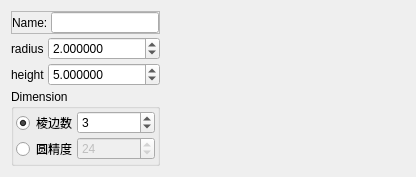
        <widget class="QWidget" name="tab_cylinder">
         <attribute name="title">
          <string>cylinder</string>
         </attribute>
         <layout class="QFormLayout" name="formLayout_15">
          <item row="0" column="0">
           <layout class="QFormLayout" name="formLayout_4">
            <property name="horizontalSpacing">
             <number>3</number>
            </property>
            <property name="verticalSpacing">
             <number>3</number>
            </property>
            <item row="1" column="0">
             <widget class="QLabel" name="label_7">
              <property name="text">
               <string>radius</string>
              </property>
             </widget>
            </item>
            <item row="1" column="1">
             <widget class="QDoubleSpinBox" name="cylinderRadiusDoubleSpinBox">
              <property name="decimals">
               <number>6</number>
              </property>
              <property name="minimum">
               <double>0.000001000000000</double>
              </property>
              <property name="maximum">
               <double>100000000.000000000000000</double>
              </property>
              <property name="value">
               <double>2.000000000000000</double>
              </property>
             </widget>
            </item>
            <item row="2" column="0">
             <widget class="QLabel" name="label_8">
              <property name="text">
               <string>height</string>
              </property>
             </widget>
            </item>
            <item row="2" column="1">
             <widget class="QDoubleSpinBox" name="cylinderHeightDoubleSpinBox">
              <property name="decimals">
               <number>6</number>
              </property>
              <property name="minimum">
               <double>0.000001000000000</double>
              </property>
              <property name="maximum">
               <double>100000000.000000000000000</double>
              </property>
              <property name="value">
               <double>5.000000000000000</double>
              </property>
             </widget>
            </item>
            <item row="3" column="0" colspan="2">
             <widget class="QGroupBox" name="cylinderGroupBox">
              <property name="sizePolicy">
               <sizepolicy hsizetype="Preferred" vsizetype="Preferred">
                <horstretch>0</horstretch>
                <verstretch>0</verstretch>
               </sizepolicy>
              </property>
              <property name="title">
               <string>Dimension</string>
              </property>
              <property name="flat">
               <bool>false</bool>
              </property>
              <layout class="QFormLayout" name="formLayout_6">
               <property name="horizontalSpacing">
                <number>0</number>
               </property>
               <property name="verticalSpacing">
                <number>2</number>
               </property>
               <property name="leftMargin">
                <number>2</number>
               </property>
               <property name="topMargin">
                <number>2</number>
               </property>
               <property name="rightMargin">
                <number>2</number>
               </property>
               <property name="bottomMargin">
                <number>2</number>
               </property>
               <item row="0" column="0">
                <widget class="QRadioButton" name="cylinderEdgeDimRadioButton">
                 <property name="text">
                  <string>棱边数</string>
                 </property>
                 <property name="checked">
                  <bool>true</bool>
                 </property>
                </widget>
               </item>
               <item row="0" column="1">
                <widget class="QSpinBox" name="cylinderEdgeDimSpinBox">
                 <property name="minimum">
                  <number>1</number>
                 </property>
                 <property name="value">
                  <number>3</number>
                 </property>
                </widget>
               </item>
               <item row="1" column="0">
                <widget class="QRadioButton" name="cylinderPrecisionRadioButton">
                 <property name="text">
                  <string>圆精度</string>
                 </property>
                </widget>
               </item>
               <item row="1" column="1">
                <widget class="QSpinBox" name="cylinderPrecisionSpinBox">
                 <property name="enabled">
                  <bool>false</bool>
                 </property>
                 <property name="minimum">
                  <number>1</number>
                 </property>
                 <property name="value">
                  <number>24</number>
                 </property>
                </widget>
               </item>
              </layout>
             </widget>
            </item>
            <item row="0" column="0" colspan="2">
             <widget class="QFrame" name="blockNameFrame_5">
              <property name="sizePolicy">
               <sizepolicy hsizetype="MinimumExpanding" vsizetype="Minimum">
                <horstretch>0</horstretch>
                <verstretch>0</verstretch>
               </sizepolicy>
              </property>
              <property name="maximumSize">
               <size>
                <width>16777215</width>
                <height>23</height>
               </size>
              </property>
              <property name="frameShape">
               <enum>QFrame::StyledPanel</enum>
              </property>
              <property name="frameShadow">
               <enum>QFrame::Raised</enum>
              </property>
              <layout class="QHBoxLayout" name="horizontalLayout_12">
               <property name="spacing">
                <number>0</number>
               </property>
               <property name="leftMargin">
                <number>0</number>
               </property>
               <property name="topMargin">
                <number>0</number>
               </property>
               <property name="rightMargin">
                <number>0</number>
               </property>
               <property name="bottomMargin">
                <number>0</number>
               </property>
               <item>
                <widget class="QLabel" name="label_33">
                 <property name="minimumSize">
                  <size>
                   <width>39</width>
                   <height>0</height>
                  </size>
                 </property>
                 <property name="text">
                  <string>Name:</string>
                 </property>
                </widget>
               </item>
               <item>
                <widget class="QLineEdit" name="cylinderNameLineEdit">
                 <property name="sizePolicy">
                  <sizepolicy hsizetype="MinimumExpanding" vsizetype="Fixed">
                   <horstretch>0</horstretch>
                   <verstretch>0</verstretch>
                  </sizepolicy>
                 </property>
                 <property name="readOnly">
                  <bool>true</bool>
                 </property>
                </widget>
               </item>
              </layout>
             </widget>
            </item>
           </layout>
          </item>
          <item row="0" column="1">
           <spacer name="horizontalSpacer_3">
            <property name="orientation">
             <enum>Qt::Horizontal</enum>
            </property>
            <property name="sizeHint" stdset="0">
             <size>
              <width>239</width>
              <height>88</height>
             </size>
            </property>
           </spacer>
          </item>
         </layout>
        </widget>
